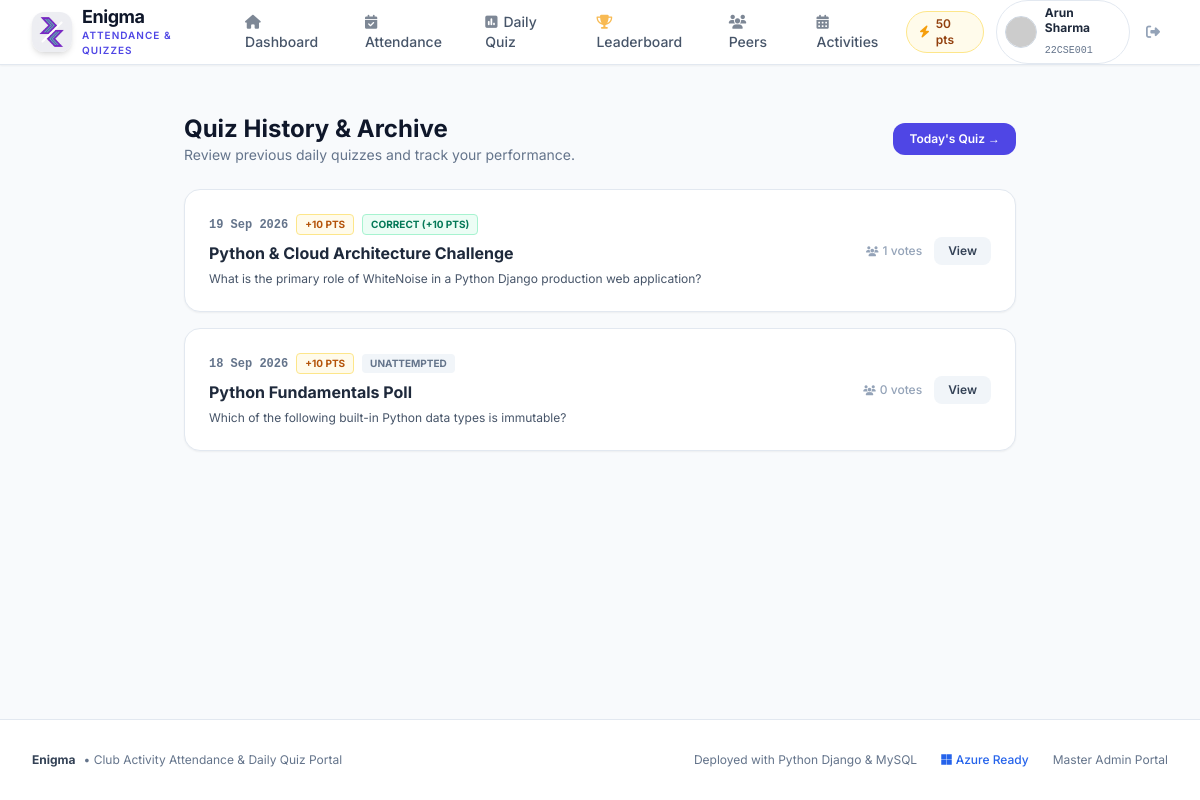
Page /quiz/history/ (signed in) on the committed database.
### accounts/models.py (models this page shows, shortened)
class StudentUser(AbstractUser):
    BRANCH_CHOICES = [
        ('CSE', 'Computer Science & Engineering'),
        ('IT', 'Information Technology'),
        ('ECE', 'Electronics & Communication Engineering'),
        ('EE', 'Electrical Engineering'),
        ('ME', 'Mechanical Engineering'),
        ('CE', 'Civil Engineering'),
        ('AIML', 'AI & Machine Learning'),
        ('DS', 'Data Science'),
        ('OTHER', 'Other Department'),
    ]
    SEMESTER_CHOICES = [(i, f'Semester {i}') for i in range(1, 9)]
    name = models.CharField(max_length=150, help_text="Full name of student")
    email = models.EmailField(unique=True, db_index=True)
    roll_number = models.CharField(max_length=50, unique=True, db_index=True)
    branch = models.CharField(max_length=50, choices=BRANCH_CHOICES, default='CSE')
    semester = models.PositiveSmallIntegerField(choices=SEMESTER_CHOICES, default=1)
    mobile_number = models.CharField(max_length=20, unique=True)
    profile_pic = models.ImageField(upload_to='profile_pics/', blank=True, null=True)
    bio = models.TextField(blank=True, default="Passionate club member eager to learn and collaborate.")
    quiz_points = models.PositiveIntegerField(default=0)
    followers = models.ManyToManyField(
        'self',
        symmetrical=False,
        related_name='following',
        blank=True
    )
    is_club_admin = models.BooleanField(
        default=False,
        help_text="Designates whether this student has master club admin privileges."
    )
    objects = StudentUserManager()
    USERNAME_FIELD = 'email'
    REQUIRED_FIELDS = ['name', 'roll_number', 'branch', 'semester', 'mobile_number']
    class Meta:
        ordering = ['roll_number']
        verbose_name = 'Student User'
        verbose_name_plural = 'Student Users'
    @property
    def avatar_url(self):
        if self.profile_pic and hasattr(self.profile_pic, 'url'):
            return self.profile_pic.url
        clean_name = self.name.replace(' ', '+') if self.name else 'Student'
        return f"https://ui-avatars.com/api/?name={clean_name}&background=4f46e5&color=fff&size=150"

### quizzes/models.py (models this page shows, shortened)
class DailyQuiz(models.Model):
    date = models.DateField(default=timezone.now, db_index=True)
    title = models.CharField(max_length=200, blank=True, help_text="Optional topic or title (e.g. Python Challenge #12)")
    question = models.TextField(help_text="The daily quiz question or poll prompt")
    explanation = models.TextField(help_text="Detailed explanation of the correct answer, shown after student votes")
    points = models.PositiveIntegerField(default=10, help_text="Points awarded for a correct answer")
    is_active = models.BooleanField(default=True)
    created_at = models.DateTimeField(auto_now_add=True)
    created_by = models.ForeignKey(
        settings.AUTH_USER_MODEL,
        on_delete=models.SET_NULL,
        null=True,
        blank=True,
        related_name='created_quizzes'
    )
    class Meta:
        ordering = ['-date', '-created_at']
        verbose_name = 'Daily Quiz'
        verbose_name_plural = 'Daily Quizzes'
    def total_votes(self):
        return self.submissions.count()

class QuizSubmission(models.Model):
    student = models.ForeignKey(
        settings.AUTH_USER_MODEL,
        on_delete=models.CASCADE,
        related_name='quiz_submissions'
    )
    quiz = models.ForeignKey(DailyQuiz, on_delete=models.CASCADE, related_name='submissions')
    selected_option = models.ForeignKey(QuizOption, on_delete=models.CASCADE, related_name='submissions')
    is_correct = models.BooleanField(default=False)
    points_awarded = models.PositiveIntegerField(default=0)
    submitted_at = models.DateTimeField(auto_now_add=True)
    class Meta:
        ordering = ['-submitted_at']
        constraints = [
            models.UniqueConstraint(
                fields=['student', 'quiz'],
                name='unique_student_daily_quiz_submission'
            )
        ]
        verbose_name = 'Quiz Submission'
        verbose_name_plural = 'Quiz Submissions'

### quizzes/views.py (the view)
# urls.py: path('history/', views.quiz_history_view, name='quiz_history'),
@login_required
def quiz_history_view(request):
    quizzes = DailyQuiz.objects.filter(is_active=True).order_by('-date')
    submissions = {
        s.quiz_id: s for s in QuizSubmission.objects.filter(student=request.user)
    }
    quiz_list = []
    for q in quizzes:
        sub = submissions.get(q.id)
        quiz_list.append({
            'quiz': q,
            'submission': sub,
            'is_attempted': sub is not None,
            'is_correct': sub.is_correct if sub else False,
        })
    return render(request, 'quizzes/quiz_history.html', {
        'quiz_list': quiz_list,
    })

### accounts/context_processors.py (called while the page is built)
def club_context(request):
    context = {
        'current_year': timezone.now().year,
        'today_date': timezone.now().date(),
    }
    if request.user.is_authenticated:
        from quizzes.models import DailyQuiz, QuizSubmission
        today = timezone.now().date()
        today_quiz = DailyQuiz.objects.filter(date=today).first()
        user_attempted_today = False
        if today_quiz:
            user_attempted_today = QuizSubmission.objects.filter(
                student=request.user,
                quiz=today_quiz
            ).exists()
        context.update({
            'today_quiz': today_quiz,
            'user_attempted_today_quiz': user_attempted_today,
            'is_club_admin_user': request.user.is_club_admin or request.user.is_superuser or request.user.is_staff,
        })
    else:
        context['is_club_admin_user'] = False
    return context

### templates/quizzes/quiz_history.html (shortened to what this page needs)
{% extends 'base.html' %}
{% block content %}
<div class="max-w-4xl mx-auto px-4 sm:px-6 lg:px-8 py-8 space-y-6">
    <div class="flex items-center justify-between">
        <div>
            <h1 class="text-2xl font-bold text-slate-900">Quiz History & Archive</h1>
            <p class="text-xs sm:text-sm text-slate-500">Review previous daily quizzes and track your performance.</p>
        </div>
        <a href="{% url 'daily_quiz' %}" class="bg-brand-600 hover:bg-brand-700 text-white font-semibold px-4 py-2 rounded-xl text-xs transition">
            Today's Quiz &rarr;
        </a>
    </div>
    <div class="space-y-4">
        {% for item in quiz_list %}
        {% with q=item.quiz sub=item.submission %}
        <div class="bg-white rounded-2xl border border-slate-200 shadow-sm p-5 sm:p-6 hover:shadow-md transition">
            <div class="flex flex-col sm:flex-row sm:items-center justify-between gap-4">
                <div class="space-y-1.5 flex-grow">
                    <div class="flex items-center space-x-2">
                        <span class="text-xs font-mono font-semibold text-slate-500">{{ q.date|date:"d M Y" }}</span>
                        <span class="text-[10px] font-bold uppercase bg-amber-50 text-amber-700 px-2 py-0.5 rounded border border-amber-200">
                            +{{ q.points }} pts
                        </span>
                        {% if item.is_attempted %}
                            {% if item.is_correct %}
                            <span class="text-[10px] font-bold uppercase bg-emerald-50 text-emerald-700 px-2 py-0.5 rounded border border-emerald-200">
                                Correct (+{{ sub.points_awarded }} pts)
                            </span>
                            {% else %}
                            <span class="text-[10px] font-bold uppercase bg-rose-50 text-rose-700 px-2 py-0.5 rounded border border-rose-200">
                                Missed
                            </span>
                            {% endif %}
                        {% else %}
                            <span class="text-[10px] font-bold uppercase bg-slate-100 text-slate-500 px-2 py-0.5 rounded">
                                Unattempted
                            </span>
                        {% endif %}
                    </div>
                    <h2 class="text-base font-bold text-slate-800">
                        {{ q.title|default:"Daily Quiz Challenge" }}
                    </h2>
                    <p class="text-xs text-slate-600 line-clamp-2">
                        {{ q.question }}
                    </p>
                </div>
                <div class="flex items-center space-x-3">
                    <span class="text-xs text-slate-400 font-medium">
                        <i class="fa-solid fa-users text-[10px] mr-1"></i>{{ q.total_votes }} votes
                    </span>
                    <a href="{% url 'daily_quiz' %}" class="px-3.5 py-1.5 rounded-lg bg-slate-100 hover:bg-slate-200 text-slate-700 font-semibold text-xs transition">
                        View
                    </a>
                </div>
            </div>
        </div>
        {% endwith %}
        {% empty %}
        <div class="bg-white rounded-2xl p-12 text-center text-slate-400 text-sm border border-slate-200">
            No past quizzes recorded.
        </div>
        {% endfor %}
    </div>
</div>
{% endblock %}

### templates/base.html (shortened to what this page needs)
{% load static %}
<!DOCTYPE html>
<html lang="en">
<head>
    <script src="https://cdn.tailwindcss.com"></script>
    <link rel="stylesheet" href="https://cdnjs.cloudflare.com/ajax/libs/font-awesome/6.5.1/css/all.min.css">
</head>
<body class="min-h-screen flex flex-col text-slate-800 antialiased">
    <nav class="sticky top-0 z-40 bg-white/95 backdrop-blur-md border-b border-slate-200 shadow-sm">
        <div class="max-w-7xl mx-auto px-4 sm:px-6 lg:px-8">
            <div class="flex justify-between h-16">
                <div class="flex items-center space-x-3">
                    <a href="{% url 'home' %}" class="flex items-center space-x-2.5">
                        <img src="{% static 'images/enigma-logo.png' %}" alt="Enigma Logo" class="w-10 h-10 rounded-xl object-contain shadow-md">
                        <div>
                            <span class="text-lg font-bold tracking-tight text-slate-900 block leading-tight">Enigma</span>
                            <span class="text-[10px] font-semibold text-brand-600 uppercase tracking-widest block">Attendance & Quizzes</span>
                        </div>
                    </a>
                    {% if user.is_authenticated %}
                    <div class="hidden md:flex items-center space-x-1 ml-6">
                        <a href="{% url 'student_dashboard' %}" class="px-3 py-2 rounded-lg text-sm font-medium transition {% if request.resolver_match.url_name == 'student_dashboard' %}bg-brand-50 text-brand-700{% else %}text-slate-600 hover:text-slate-900 hover:bg-slate-100{% endif %}">
                            <i class="fa-solid fa-house mr-1.5 opacity-70"></i>Dashboard
                        </a>
                        <a href="{% url 'my_attendance' %}" class="px-3 py-2 rounded-lg text-sm font-medium transition {% if request.resolver_match.url_name == 'my_attendance' %}bg-brand-50 text-brand-700{% else %}text-slate-600 hover:text-slate-900 hover:bg-slate-100{% endif %}">
                            <i class="fa-solid fa-calendar-check mr-1.5 opacity-70"></i>Attendance
                        </a>
                        <a href="{% url 'daily_quiz' %}" class="relative px-3 py-2 rounded-lg text-sm font-medium transition {% if request.resolver_match.url_name == 'daily_quiz' %}bg-brand-50 text-brand-700{% else %}text-slate-600 hover:text-slate-900 hover:bg-slate-100{% endif %}">
                            <i class="fa-solid fa-poll mr-1.5 opacity-70"></i>Daily Quiz
                        </a>
                        <a href="{% url 'leaderboard' %}" class="px-3 py-2 rounded-lg text-sm font-medium transition {% if request.resolver_match.url_name == 'leaderboard' %}bg-brand-50 text-brand-700{% else %}text-slate-600 hover:text-slate-900 hover:bg-slate-100{% endif %}">
                            <i class="fa-solid fa-trophy mr-1.5 opacity-70 text-amber-500"></i>Leaderboard
                        </a>
                        <a href="{% url 'students_directory' %}" class="px-3 py-2 rounded-lg text-sm font-medium transition {% if request.resolver_match.url_name == 'students_directory' %}bg-brand-50 text-brand-700{% else %}text-slate-600 hover:text-slate-900 hover:bg-slate-100{% endif %}">
                            <i class="fa-solid fa-users mr-1.5 opacity-70"></i>Peers
                        </a>
                        <a href="{% url 'activities_list' %}" class="px-3 py-2 rounded-lg text-sm font-medium transition {% if request.resolver_match.url_name == 'activities_list' %}bg-brand-50 text-brand-700{% else %}text-slate-600 hover:text-slate-900 hover:bg-slate-100{% endif %}">
                            <i class="fa-solid fa-calendar-days mr-1.5 opacity-70"></i>Activities
                        </a>
                    </div>
                    {% endif %}
                </div>
                <div class="flex items-center space-x-3">
                    {% if user.is_authenticated %}
                    <div class="hidden sm:flex items-center bg-amber-50 border border-amber-200 text-amber-800 px-3 py-1 rounded-full text-xs font-semibold shadow-xs">
                        <i class="fa-solid fa-bolt text-amber-500 mr-1.5"></i>
                        <span>{{ user.quiz_points }} pts</span>
                    </div>
                    <div class="relative flex items-center space-x-2">
                        <a href="{% url 'my_profile' %}" class="flex items-center space-x-2 p-1 pl-2 pr-3 rounded-full hover:bg-slate-100 transition border border-slate-200">
                            <img src="{{ user.avatar_url }}" alt="{{ user.name }}" class="w-8 h-8 rounded-full object-cover border border-slate-300">
                            <div class="text-left hidden lg:block">
                                <span class="text-xs font-bold text-slate-800 block leading-tight">{{ user.name|truncatechars:15 }}</span>
                                <span class="text-[10px] text-slate-500 font-mono">{{ user.roll_number }}</span>
                            </div>
                        </a>
                        <a href="{% url 'logout' %}" title="Sign Out" class="p-2 text-slate-400 hover:text-rose-600 hover:bg-rose-50 rounded-lg transition text-sm">
                            <i class="fa-solid fa-right-from-bracket"></i>
                        </a>
                    </div>
                    {% endif %}
                </div>
            </div>
        </div>
    </nav>
    <main class="flex-grow">
        {% block content %}{% endblock %}
    </main>
    <footer class="bg-white border-t border-slate-200 mt-16 py-8">
        <div class="max-w-7xl mx-auto px-4 sm:px-6 lg:px-8 flex flex-col md:flex-row items-center justify-between text-xs text-slate-500 space-y-4 md:space-y-0">
            <div class="flex items-center space-x-2">
                <span class="font-bold text-slate-700">Enigma</span>
                <span>• Club Activity Attendance & Daily Quiz Portal</span>
            </div>
            <div class="flex items-center space-x-6">
                <span>Deployed with Python Django & MySQL</span>
                <span class="inline-flex items-center text-blue-600 font-medium">
                    <i class="fa-brands fa-microsoft mr-1"></i>Azure Ready
                </span>
                <a href="{% url 'admin_login' %}" class="hover:text-purple-600 transition">Master Admin Portal</a>
            </div>
        </div>
    </footer>
</body>
</html>

### templates/base.html (style rules this page uses)
body { font-family: 'Inter', sans-serif; background-color: #f8fafc; }

### rows in the picture
StudentUser: quiz_points "50", name "Arun Sharma", roll_number "22CSE001"
DailyQuiz: quiz "19 Sep 2026", quiz.points "10", submission.points_awarded "10", quiz "Python & Cloud Architecture Challenge", quiz.question "What is the primary role of WhiteNoise in a Python Django production web application?", quiz.total_votes "1"
DailyQuiz: quiz "18 Sep 2026", quiz.points "10", shows "UNATTEMPTED", quiz "Python Fundamentals Poll", quiz.question "Which of the following built-in Python data types is immutable?", quiz.total_votes "0"
